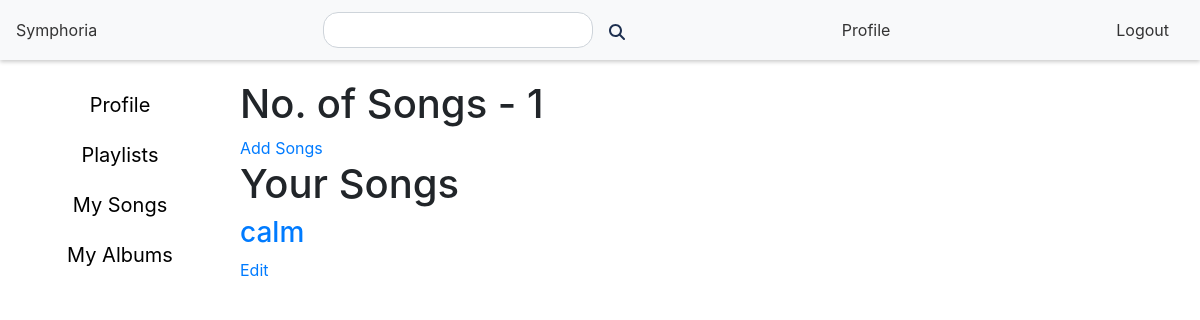
The app's page /my_songs (signed in), older data.
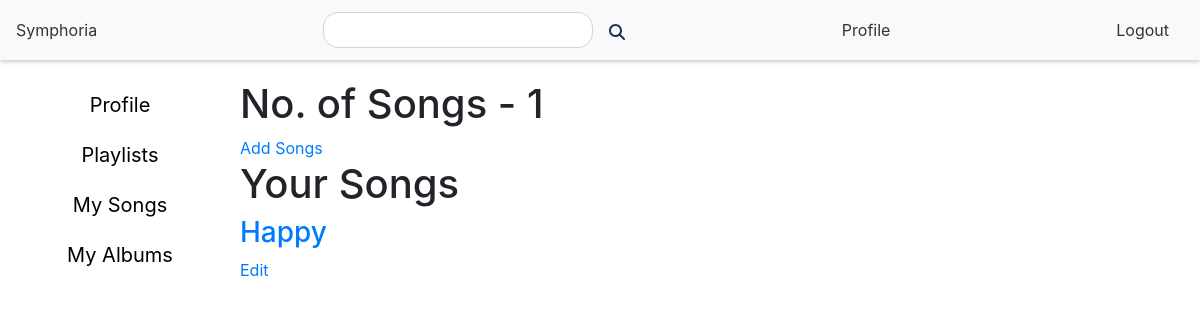
The same page, newer data.
### models.py (models this page shows)
class Song(db.Model):
    id = db.Column(db.Integer, primary_key=True)
    name = db.Column(db.String(255), nullable=False)
    lyrics = db.Column(db.Text)
    release_date = db.Column(db.Date)
    genre = db.Column(db.String(64))
    flag = db.Column(db.Boolean, default=False)
    thumbnail = db.Column(db.String(255), nullable=False, unique=True)
    music_src = db.Column(db.String(255), nullable=False, unique=True)
    artist_id = db.Column(db.Integer, db.ForeignKey('user.id'), nullable=False)

### routes.py (the view)
@app.route('/my_songs')
@is_blacklist
def my_songs():
    if 'user_id' not in session:
        flash('Please log in', 'info')
        return redirect(url_for('login'))
    else:
        user = User.query.filter_by(id=session['user_id']).first()
        songs = Song.query.filter_by(artist_id=user.id).all()
        return render_template('my_songs.html', user=user, songs=songs, Admin=Admin)

### routes.py (called while the page is built)
def is_blacklist(f):
    @wraps(f)
    def decorated_function(*args, **kwargs):
        if 'user_id' in session:
            user = User.query.filter_by(id=session['user_id']).first()
            if user and user.blacklist:
                flash('You are blacklisted', 'info')
                return redirect(url_for('logout'))
        return f(*args, **kwargs)
    return decorated_function

### templates/my_songs.html (shortened to what this page needs)
{% extends 'layout.html' %}
{% block content %}
        <nav class="navbar">
        <a href="/">Symphoria</a>
        <form action="/search" method="POST">
            {% if session['search'] %}
                <input type="text" name="search" value="{{ session['search'] }}">
            {% else %}
                <input type="text" name="search" value="">
            {% endif %}
            <button type="submit"><img src="{{ url_for('static', filename='magnifying-glass-solid.svg') }}" alt=""></button>
        </form>
        <a href="/profile">Profile</a>
        <a href="/logout">Logout</a>
    </nav>
    <div class="content-container">
    <div class="menubar">
        <a href="/profile">Profile</a>
        <a href='/my_playlists'>Playlists</a>
        <a href='/my_songs'>My Songs</a>
        <a href="/my_albums">My Albums</a>
    </div>
        <div class="info">
            {% if user.role == 'Creator' %}
                <div class="dashboard">
                    <h1>No. of Songs - {{ songs|length }}</h1>
                </div>
                <a href="/my_songs/upload" class="add_songs">Add Songs</a>
                <h1>Your Songs</h1>
                {% if songs %}
                    {% for song in songs %}
                        <div class="song_controls">
                                <a href="/song/{{ song.id }}"><h3>{{ song.name }}</h3></a>
                                <a href="/my_songs/edit/{{ song.id }}">Edit</a>
                        </div>
                    {% endfor %}
                {% else %}
                    <h1>Nothing to show here</h1>
                {% endif %}
        {% else %}
            <h1>You need to be a Creator to add Songs</h1>
        {% endif %}
    </div>
    </div>
{% endblock %}

Row changes from the older to the newer data that the page shows:
changed Song: name "calm" → "Happy"
